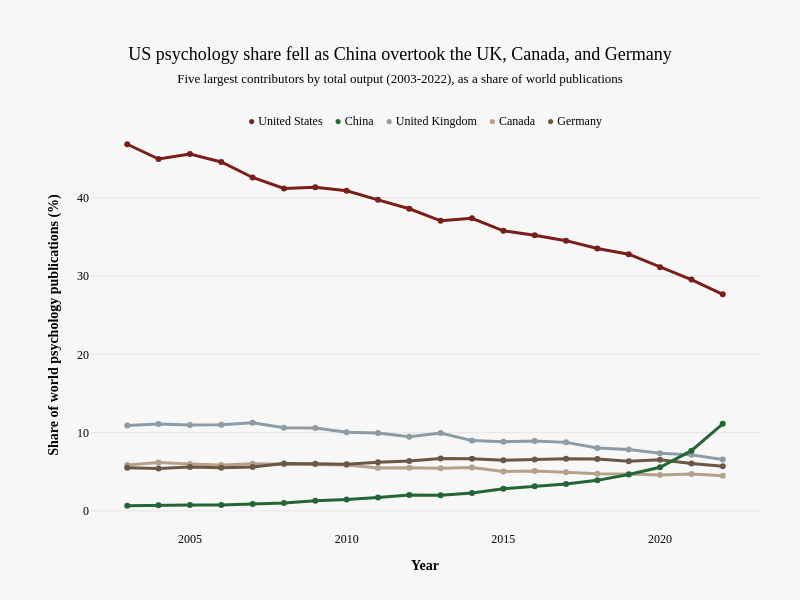

Notebook cell for this chart:
### Markdown cell above
### Change over time

### Code cell
panel_cy = merged_data.groupby(['iso_alpha', 'Year'], as_index=False)['Publications'].sum()

world_by_year = panel_cy.groupby('Year')['Publications'].sum()
panel_cy = panel_cy.merge(world_by_year.rename('world_total'), left_on='Year', right_index=True)
panel_cy['share_of_world'] = panel_cy['Publications'] / panel_cy['world_total']

trend_countries = {"USA":"United States", "GBR":"United Kingdom", "CAN":"Canada", "DEU":"Germany", "CHN":"China"}
trend_colors = {"United States": RED, 
                "China": GREEN, 
                "United Kingdom": "#8C9BA5",
                "Canada": "#B5A08C", 
                "Germany": "#6B5744"}
legend_order = ["United States", "China", "United Kingdom", "Canada", "Germany"]

trend_fig = go.Figure()

for iso, name in trend_countries.items():
    sub = panel_cy[panel_cy['iso_alpha'] == iso].sort_values('Year')
    trend_fig.add_trace(go.Scatter(
        x=sub['Year'].tolist(), y=(sub['share_of_world'] * 100).round(4).tolist(),
        mode="lines+markers", name=name, showlegend=False,
        line=dict(color=trend_colors[name], width=3),
        marker=dict(size=6, color=trend_colors[name]),
        hovertemplate=f"<b>{name}</b><br>Year: %{{x}}<br>Share: %{{y:.2f}}%<extra></extra>",
    ))

trend_fig.update_xaxes(title="<b>Year</b>", showgrid=False, zeroline=False, automargin=False,
                       tickfont=dict(family=SANS, size=12))
trend_fig.update_yaxes(title="<b>Share of world psychology publications (%)</b>", showgrid=True,
                       gridcolor="#E5E5E5", zeroline=False, automargin=False,
                       tickfont=dict(family=SANS, size=12))

trend_fig.update_layout(
    autosize=True, paper_bgcolor=BG, plot_bgcolor=BG,
    font=dict(family=SANS, size=12, color="black"),
    hoverlabel=HOVER,
    margin=dict(t=20, b=70, l=90, r=20),
)

titled(trend_fig,
       "US psychology share fell as China overtook the UK, Canada, and Germany",
       "Five largest contributors by total output (2003-2022), as a share of world publications",
       legend=[(name, trend_colors[name]) for name in legend_order],
       png="global_share_overtime.png", margin=dict(t=120, b=70, l=90, r=40))

### Figure 1 — Plotly figure (JSON) as saved in the notebook; plotly's stock layout.template omitted (floating-point values rounded to 4 significant figures)
{"data": [{"hovertemplate": "<b>United States</b><br>Year: %{x}<br>Share: %{y:.2f}%<extra></extra>", "line": {"color": "#7A1E1A", "width": 3}, "marker": {"color": "#7A1E1A", "size": 6}, "mode": "lines+markers", "name": "United States", "showlegend": false, "type": "scatter", "x": [2003, 2004, 2005, 2006, 2007, 2008, 2009, 2010, 2011, 2012, 2013, 2014, 2015, 2016, 2017, 2018, 2019, 2020, 2021, 2022], "y": [46.84, 44.95, 45.59, 44.57, 42.59, 41.19, 41.34, 40.89, 39.74, 38.6, 37.06, 37.39, 35.78, 35.22, 34.52, 33.53, 32.8, 31.13, 29.56, 27.67]}, {"hovertemplate": "<b>United Kingdom</b><br>Year: %{x}<br>Share: %{y:.2f}%<extra></extra>", "line": {"color": "#8C9BA5", "width": 3}, "marker": {"color": "#8C9BA5", "size": 6}, "mode": "lines+markers", "name": "United Kingdom", "showlegend": false, "type": "scatter", "x": [2003, 2004, 2005, 2006, 2007, 2008, 2009, 2010, 2011, 2012, 2013, 2014, 2015, 2016, 2017, 2018, 2019, 2020, 2021, 2022], "y": [10.91, 11.11, 10.99, 11.01, 11.25, 10.62, 10.59, 10.04, 9.942, 9.489, 9.955, 8.985, 8.831, 8.931, 8.76, 8.034, 7.857, 7.364, 7.163, 6.573]}, {"hovertemplate": "<b>Canada</b><br>Year: %{x}<br>Share: %{y:.2f}%<extra></extra>", "line": {"color": "#B5A08C", "width": 3}, "marker": {"color": "#B5A08C", "size": 6}, "mode": "lines+markers", "name": "Canada", "showlegend": false, "type": "scatter", "x": [2003, 2004, 2005, 2006, 2007, 2008, 2009, 2010, 2011, 2012, 2013, 2014, 2015, 2016, 2017, 2018, 2019, 2020, 2021, 2022], "y": [5.881, 6.204, 6.004, 5.872, 6.022, 5.963, 5.974, 5.884, 5.478, 5.525, 5.47, 5.547, 5.054, 5.095, 4.952, 4.741, 4.71, 4.592, 4.725, 4.481]}, {"hovertemplate": "<b>Germany</b><br>Year: %{x}<br>Share: %{y:.2f}%<extra></extra>", "line": {"color": "#6B5744", "width": 3}, "marker": {"color": "#6B5744", "size": 6}, "mode": "lines+markers", "name": "Germany", "showlegend": false, "type": "scatter", "x": [2003, 2004, 2005, 2006, 2007, 2008, 2009, 2010, 2011, 2012, 2013, 2014, 2015, 2016, 2017, 2018, 2019, 2020, 2021, 2022], "y": [5.532, 5.432, 5.603, 5.53, 5.617, 6.073, 6.022, 5.962, 6.223, 6.383, 6.686, 6.669, 6.469, 6.569, 6.675, 6.64, 6.361, 6.549, 6.054, 5.703]}, {"hovertemplate": "<b>China</b><br>Year: %{x}<br>Share: %{y:.2f}%<extra></extra>", "line": {"color": "#236534", "width": 3}, "marker": {"color": "#236534", "size": 6}, "mode": "lines+markers", "name": "China", "showlegend": false, "type": "scatter", "x": [2003, 2004, 2005, 2006, 2007, 2008, 2009, 2010, 2011, 2012, 2013, 2014, 2015, 2016, 2017, 2018, 2019, 2020, 2021, 2022], "y": [0.664, 0.7338, 0.7492, 0.7709, 0.8842, 1.005, 1.312, 1.45, 1.714, 2.04, 2.02, 2.299, 2.841, 3.156, 3.446, 3.908, 4.662, 5.572, 7.698, 11.12]}], "layout": {"annotations": [{"font": {"color": "black", "family": "Libre Franklin", "size": 12}, "showarrow": false, "text": "<span style='color:#7A1E1A'>●</span> United States&nbsp;&nbsp;&nbsp;&nbsp;<span style='color:#236534'>●</span> China&nbsp;&nbsp;&nbsp;&nbsp;<span style='color:#8C9BA5'>●</span> United Kingdom&nbsp;&nbsp;&nbsp;&nbsp;<span style='color:#B5A08C'>●</span> Canada&nbsp;&nbsp;&nbsp;&nbsp;<span style='color:#6B5744'>●</span> Germany", "x": 0.5, "xanchor": "center", "xref": "paper", "y": 1.02, "yref": "paper"}], "autosize": false, "font": {"color": "black", "family": "Libre Franklin", "size": 12}, "height": 600, "hoverlabel": {"bgcolor": "white", "bordercolor": "rgba(0, 0, 0, 0.1)", "font": {"color": "black", "family": "Libre Franklin", "size": 12}}, "margin": {"b": 70, "l": 90, "r": 40, "t": 120}, "paper_bgcolor": "#F7F7F7", "plot_bgcolor": "#F7F7F7", "title": {"font": {"color": "black", "family": "Libre Baskerville", "size": 18}, "text": "US psychology share fell as China overtook the UK, Canada, and Germany<br><span style='font-family:Libre Franklin;font-size:13px'>Five largest contributors by total output (2003-2022), as a share of world publications</span>", "x": 0.5}, "width": 800, "xaxis": {"automargin": false, "showgrid": false, "tickfont": {"family": "Libre Franklin", "size": 12}, "title": {"text": "<b>Year</b>"}, "zeroline": false}, "yaxis": {"automargin": false, "gridcolor": "#E5E5E5", "showgrid": true, "tickfont": {"family": "Libre Franklin", "size": 12}, "title": {"text": "<b>Share of world psychology publications (%)</b>"}, "zeroline": false}}}
